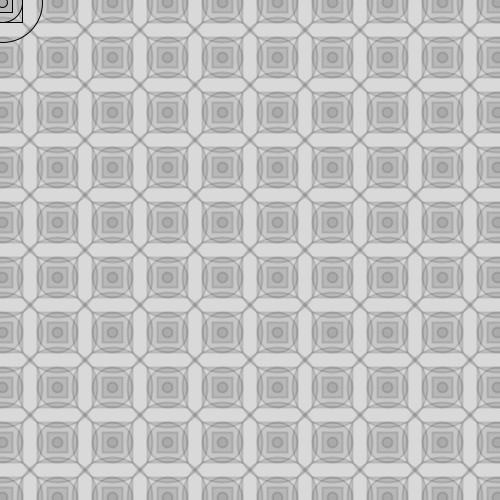
Frame 1 (no input)
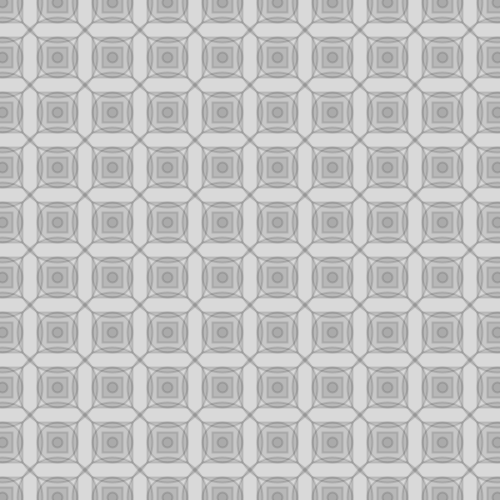
Frame 60 (the mouse pressed at the canvas centre just before this capture)
Frame 120 (the mouse held since frame 60 and released just before this capture): identical to frame 60, image omitted

The Processing sketch that drew these frames (run headless with seeded random() and noise(); from frame 60 on, the mouse is pressed at the canvas centre):

// Processing sketch: processing_28422
// ── processing_28422.pde

// *weich* - Processing-Hausaufgabe 2 = For Schleifen - Pattern
// HTW Sommersemester 2011 - Creative Coding
// (c) Nicklas Luckwald

//Abstand der Schleife
int abstand = 15;

//Grundeinstellungen der Szene
void setup(){
  size(500, 500);
  smooth();
  background(250);
}

//Auszuführende Befehle
void draw(){
  background(255);

//Die Schleife
  for(float y = 2.5; y <= height; y = y + abstand + 40){
    for(float x = 2.5; x <= width; x = x + abstand + 40){
   
//Inhalt der Schleife     
      fill(0, 20);
      rectMode(CENTER);
      ellipseMode(CENTER);

      ellipse(x , y, 10, 10);
      ellipse(x , y, 40, 40);
      ellipse(x , y, 80, 80);
      rect(x, y, 20 , 20 );
      rect(x, y, 40 , 40 );

      strokeWeight(2);
      stroke(0, 30);
    }
  }

}
